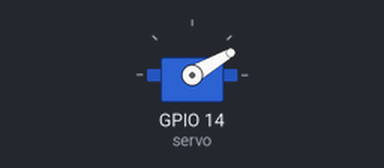
A sketch run on a simulated ESP32. Parts: servo. What the sketch prints to the serial monitor is not drawn.

Above: at 0.05 s.
Timing chart, 0 to 4.6 s (numbered marks = the images above):
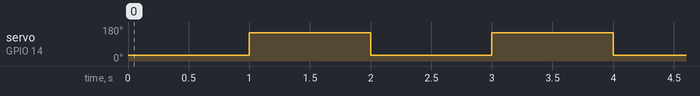

The sketch:

servosweep.ino
```cpp
#include <ESP32Servo.h>

Servo servo;

void setup() {
  servo.attach(14, 500, 2400); // Ensure wire is on GPIO 14
  Serial.begin(9600);
}

void loop() {
  Serial.println("Moving to 30 degrees:-");
  servo.write(30);
  delay(1000); // Wait 1 second so it reaches the position

  Serial.println("Moving to 150 degrees:-");
  servo.write(150);
  delay(1000); // Wait 1 second
}
```

Measured:
- by itself, servo on GPIO 14 (servo): alternates 150° for 1.0 s and 30° for 1.0 s
